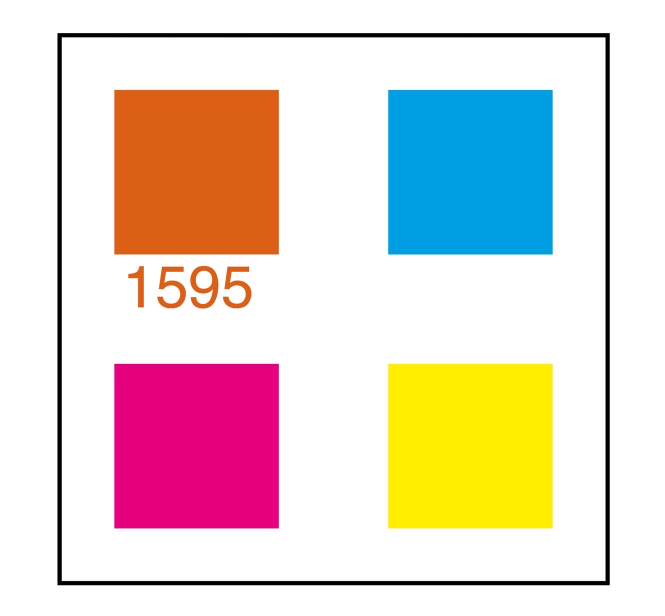
#> input picture IMG_8313.JPG, 1329 x 1231 px (shown at 1/2 size)
$ python -i k_frame_detector.py   (imports and definitions only)
#> lines starting #> are read from the running program, lines starting #| are printed output that depends on the picture; after the words box and inside, x2 and y2 are one past the last pixel; in counts of white or black regions, pixels touching at a corner belong together
#> further down, picture is the input picture: shape (1231, 1329, 3); mean B, G, R 205.3, 213.5, 227.9
### color_registration_analysis.py
#!/usr/bin/env python3
# -*- coding: utf-8 -*-
"""
Color registration analysis helper functions
"""

import cv2
import numpy as np
from typing import Tuple, Optional


def order_points(pts: np.ndarray) -> np.ndarray:
    """Order 4 points as [top-left, top-right, bottom-right, bottom-left]."""
    rect = np.zeros((4, 2), dtype="float32")
    s = pts.sum(axis=1)
    diff = np.diff(pts, axis=1)

    rect[0] = pts[np.argmin(s)]      # top-left
    rect[2] = pts[np.argmax(s)]      # bottom-right
    rect[1] = pts[np.argmin(diff)]   # top-right
    rect[3] = pts[np.argmax(diff)]   # bottom-left
    return rect


# [42 lines left out: function extract_marker, not called in this run]


def pixel_to_bottom_left_coord(x_px: float, y_px: float, image_height_px: int) -> Tuple[float, float]:
    """Convert pixel coordinates (top-left origin) to bottom-left origin."""
    return float(x_px), float(image_height_px - y_px)


# [47 lines left out: functions detect_square_corners, detect_bottom_left, not called in this run]

### gui/k_frame_detector.py
#!/usr/bin/env python3
# -*- coding: utf-8 -*-
"""
K frame (registration square) detection — shape-based quadrilateral finder.

Used by the main analyzer and the batch K-frame preview tool.
"""

from __future__ import annotations

import cv2
import numpy as np

from color_registration_analysis import order_points


# [32 lines left out: functions _normalized, _edge_support_score, not called in this run]


def _clamp_square_by_short_edge(pts: np.ndarray, max_diff_px: float = 15.0) -> np.ndarray:
    """
    If edge-length spread exceeds max_diff_px, rebuild as a square using the shortest
    side length, anchored at the touching corner (top-left in ordered points).
    """
    p = order_points(pts.astype(np.float32))
    lengths = [float(np.linalg.norm(p[(i + 1) % 4] - p[i])) for i in range(4)]
    min_len = min(lengths)
    max_len = max(lengths)
    if (max_len - min_len) <= max_diff_px:
        return p

    # Anchor at p0 and clamp both adjacent sides to shortest length.
    u = _normalized(p[1] - p[0])  # top edge direction
    v = _normalized(p[3] - p[0])  # left edge direction
    if float(np.linalg.norm(u)) < 1e-6 or float(np.linalg.norm(v)) < 1e-6:
        return p

    p0 = p[0]
    side = float(min_len)
    p1 = p0 + u * side
    p3 = p0 + v * side
    p2 = p1 + (p3 - p0)
    return order_points(np.array([p0, p1, p2, p3], dtype=np.float32))


# [116 lines left out: function _reconstruct_square_from_orthogonal_lines, not called in this run]


def detect_k_frame_box(img: np.ndarray) -> np.ndarray | None:
    """
    Detect K frame box (square frame) using shape-based criteria.

    Uses grayscale + blur + Canny edges to find external contours, then
    selects the best square candidate based on:
    - 4 vertices (quadrilateral)
    - convex
    - sufficiently large area
    - near-square aspect ratio
    - closer to the image center

    Returns:
        np.ndarray | None: 4 corner points [top-left, top-right, bottom-right, bottom-left], or None
    """
    if img is None or img.size == 0:
        return None

    h, w = img.shape[:2]
#> h = 1231; w = 1329
    img_area = float(h * w)
#> img_area = 1635999

    gray = cv2.cvtColor(img, cv2.COLOR_BGR2GRAY)
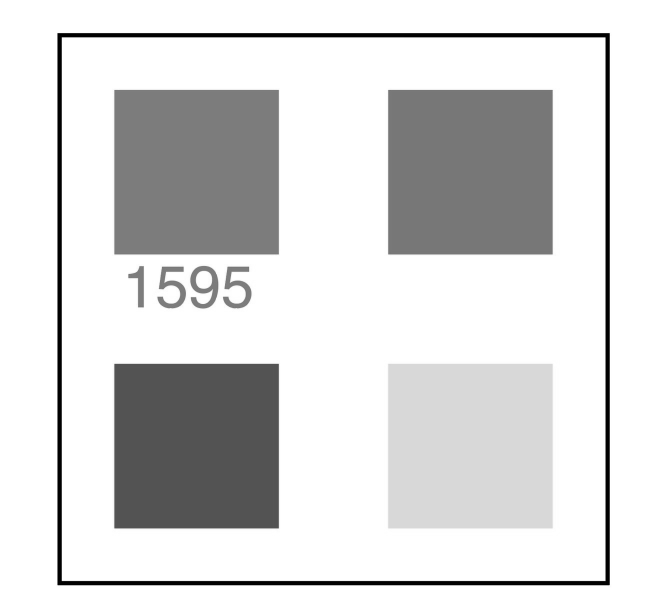
#> gray: shape (1231, 1329) (shown at 1/2 size); min 0, max 255, mean 216.9
    # Dotted halftone suppression: preserve strong frame edges while reducing micro-dot texture.
    gray = cv2.medianBlur(gray, 3)
    gray = cv2.bilateralFilter(gray, 7, 40, 40)
    gray = cv2.GaussianBlur(gray, (5, 5), 0)

    # Extra channels to handle color overlaps on black lines.
    # - LAB L channel is robust to chroma changes
    # - HSV V channel captures intensity changes even when hue/sat vary
    lab_l = cv2.cvtColor(img, cv2.COLOR_BGR2LAB)[:, :, 0]
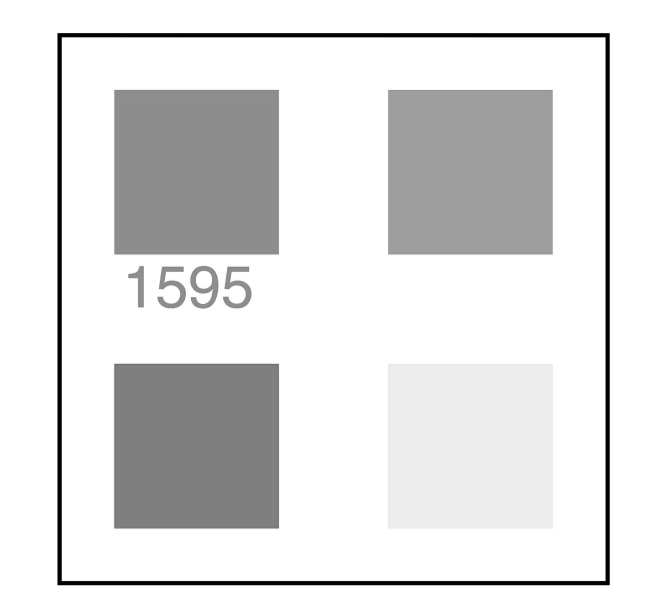
#> lab_l: shape (1231, 1329) (shown at 1/2 size); min 0, max 255, mean 224.9
    lab_l = cv2.medianBlur(lab_l, 3)
    lab_l = cv2.bilateralFilter(lab_l, 7, 40, 40)
    lab_l = cv2.GaussianBlur(lab_l, (5, 5), 0)
    hsv = cv2.cvtColor(img, cv2.COLOR_BGR2HSV)
#> hsv: shape (1231, 1329, 3); mean H, S, V 22.7, 66.9, 242.9
    hsv_v = hsv[:, :, 2]
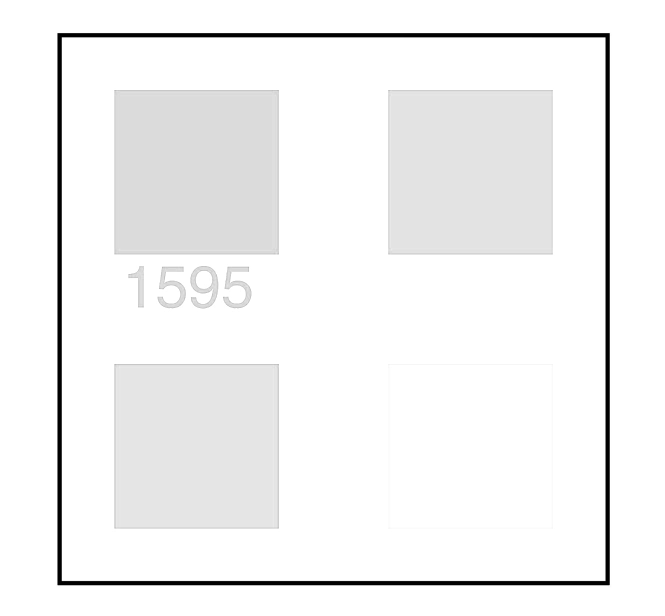
#> hsv_v: shape (1231, 1329) (shown at 1/2 size); min 0, max 255, mean 242.9
    hsv_v = cv2.medianBlur(hsv_v, 3)
    hsv_v = cv2.bilateralFilter(hsv_v, 7, 40, 40)
    hsv_v = cv2.GaussianBlur(hsv_v, (5, 5), 0)

    # Black-ish line prior mask (low saturation + low value) helps when colored patches overlap.
    # Keep this permissive; it is used as an extra edge source, not a hard segmentation.
    black_mask = cv2.inRange(hsv, np.array([0, 0, 0], dtype=np.uint8), np.array([180, 95, 115], dtype=np.uint8))
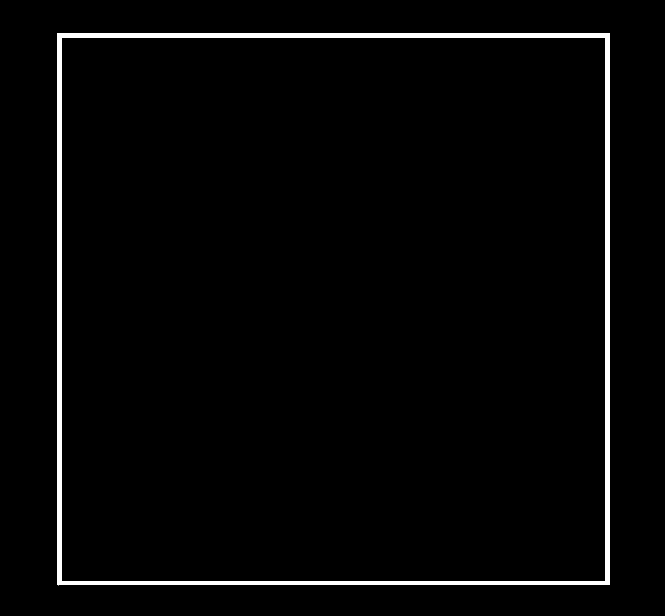
#> black_mask: shape (1231, 1329) (shown at 1/2 size); 2.2% white; 1 white region, box (x1, y1, x2, y2) and area: (115, 66, 1219, 1171) 36166
    black_mask = cv2.morphologyEx(
        black_mask,
        cv2.MORPH_OPEN,
        cv2.getStructuringElement(cv2.MORPH_ELLIPSE, (3, 3)),
        iterations=1,
    )
#> black_mask: shape (1231, 1329); 2.2% white; 1 white region, box (x1, y1, x2, y2) and area: (115, 66, 1219, 1171) 36162

    # Notes on robustness:
    # - Small gaps in contours are common for thin frames; we aggressively apply morphological closing
    #   to connect edges before contour extraction.
    # - Thin square frames can have very small contour area vs bounding rect area; we score using the
    #   min-area rectangle and do NOT require a high fill ratio.
    strategies = [
        {
            "name": "canny_cfg3",
            "mode": "canny",
            "canny1": 30,
            "canny2": 120,
            "min_area_ratio": 0.01,
            "aspect_min": 0.70,
            "aspect_max": 1.30,
            "close_ksize": 5,
            "close_iter": 2,
        },
        {
            "name": "canny_soft",
            "mode": "canny",
            "canny1": 20,
            "canny2": 80,
            "min_area_ratio": 0.008,
            "aspect_min": 0.65,
            "aspect_max": 1.35,
            "close_ksize": 7,
            "close_iter": 2,
        },
        {
            "name": "adaptive",
            "mode": "adaptive",
            "min_area_ratio": 0.008,
            "aspect_min": 0.65,
            "aspect_max": 1.35,
            "close_ksize": 7,
            "close_iter": 2,
        },
    ]

    kernel3 = np.ones((3, 3), np.uint8)

    for cfg in strategies:
        close_k = max(3, int(cfg.get("close_ksize", 5)))
        close_kernel = cv2.getStructuringElement(cv2.MORPH_RECT, (close_k, close_k))

        if cfg["mode"] == "canny":
            # Combine edges from multiple luminance-like channels so colored overlaps
            # don't erase the black-frame boundary.
            e0 = cv2.Canny(gray, cfg["canny1"], cfg["canny2"])
            e1 = cv2.Canny(lab_l, cfg["canny1"], cfg["canny2"])
            e2 = cv2.Canny(hsv_v, cfg["canny1"], cfg["canny2"])
            e3 = cv2.Canny(black_mask, 20, 80)
            edges = cv2.bitwise_or(cv2.bitwise_or(e0, e1), cv2.bitwise_or(e2, e3))
            # Thicken and close tiny gaps so open contours become closed.
            edges = cv2.dilate(edges, kernel3, iterations=2)
            edges = cv2.morphologyEx(edges, cv2.MORPH_CLOSE, close_kernel, iterations=int(cfg.get("close_iter", 2)))
            # One more close pass helps when edges are very thin / broken.
            edges = cv2.morphologyEx(edges, cv2.MORPH_CLOSE, kernel3, iterations=1)
            bin_img = edges
        else:
            bin_img = cv2.adaptiveThreshold(
                gray,
                255,
                cv2.ADAPTIVE_THRESH_GAUSSIAN_C,
                cv2.THRESH_BINARY_INV,
                11,
                2,
            )
            bin_img = cv2.morphologyEx(bin_img, cv2.MORPH_CLOSE, close_kernel, iterations=int(cfg.get("close_iter", 2)))
            bin_img = cv2.morphologyEx(bin_img, cv2.MORPH_OPEN, kernel3, iterations=1)

        contours, _ = cv2.findContours(bin_img, cv2.RETR_EXTERNAL, cv2.CHAIN_APPROX_SIMPLE)
        if not contours:
            continue

        candidates: list[tuple[float, np.ndarray]] = []

        for c in contours:
            peri = cv2.arcLength(c, True)
            if peri < 1e-3:
                continue

            # Use minAreaRect so we can still get a stable 4-corner rectangle even when
            # the contour is imperfect (e.g., thin frame, small gaps).
            rect = cv2.minAreaRect(c)
            (rcx, rcy), (rw, rh), _angle = rect
            rw = float(rw)
            rh = float(rh)
            if rw < 1.0 or rh < 1.0:
                continue

            rect_area = rw * rh
            if rect_area < cfg["min_area_ratio"] * img_area:
                continue
            box = cv2.boxPoints(rect).astype("float32")
            x_min = float(np.min(box[:, 0]))
            y_min = float(np.min(box[:, 1]))
            x_max = float(np.max(box[:, 0]))
            y_max = float(np.max(box[:, 1]))
            border_margin = 3.0
            if (
                x_min <= border_margin
                or y_min <= border_margin
                or x_max >= (w - 1 - border_margin)
                or y_max >= (h - 1 - border_margin)
            ):
                continue

            aspect = max(rw, rh) / min(rw, rh)
            # Hard constraint: it must still be reasonably square-ish.
            if not (cfg["aspect_min"] <= aspect <= cfg["aspect_max"]):
                continue

            # Thin frames have low fill ratio; allow wide range but reject extreme noise.
            cnt_area = float(cv2.contourArea(c))
            fill_ratio = cnt_area / rect_area if rect_area > 1e-6 else 0.0
            if fill_ratio < 0.01 or fill_ratio > 1.20:
                continue

            dist_norm = np.hypot(rcx - w / 2.0, rcy - h / 2.0) / max(h, w)

            # Prefer perfect squares strongly (aspect ~= 1.0).
            square_bonus = 1.0 / (1.0 + 8.0 * abs(aspect - 1.0))

            # Prefer shapes whose perimeter roughly matches a rectangle's perimeter.
            rect_peri = 2.0 * (rw + rh)
            peri_match = 1.0 / (1.0 + abs(peri - rect_peri) / max(rect_peri, 1e-6))

            score = rect_area * (1.0 - dist_norm) * square_bonus * peri_match

            candidates.append((score, box))

        if candidates:
            _, best_pts = max(candidates, key=lambda x: x[0])
            rect = _clamp_square_by_short_edge(order_points(best_pts), max_diff_px=15.0)
            return rect

        # Fallback: recover square from two touching near-orthogonal lines.
        recovered = _reconstruct_square_from_orthogonal_lines(bin_img, img.shape, float(cfg["min_area_ratio"]))
        if recovered is not None:
            return _clamp_square_by_short_edge(recovered, max_diff_px=15.0)
#> this loop made 1 pass
#> pass 1, in detect_k_frame_box, `e2 = cv2.Canny(hsv_v, cfg["canny1"], cfg["canny2"])`:
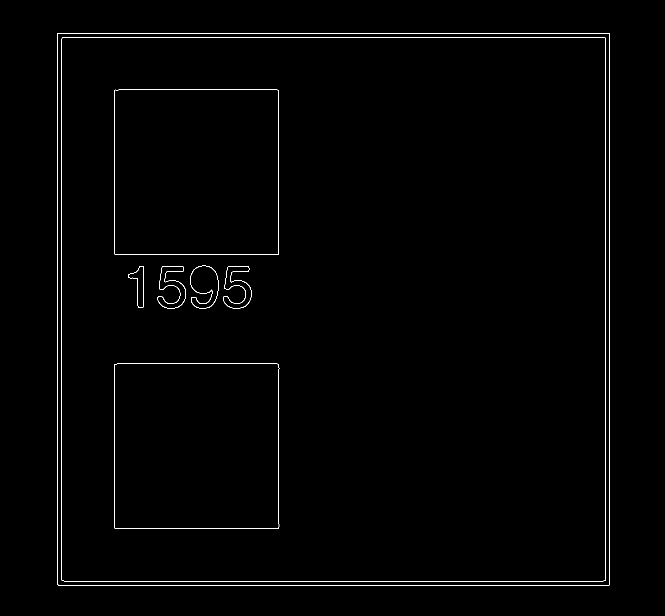
#> e2: shape (1231, 1329) (shown at 1/2 size); 0.79% white in thin lines or dots, all inside (x1, y1, x2, y2) = (114, 66, 1220, 1171)
#> pass 1, in detect_k_frame_box, `e3 = cv2.Canny(black_mask, 20, 80)`:
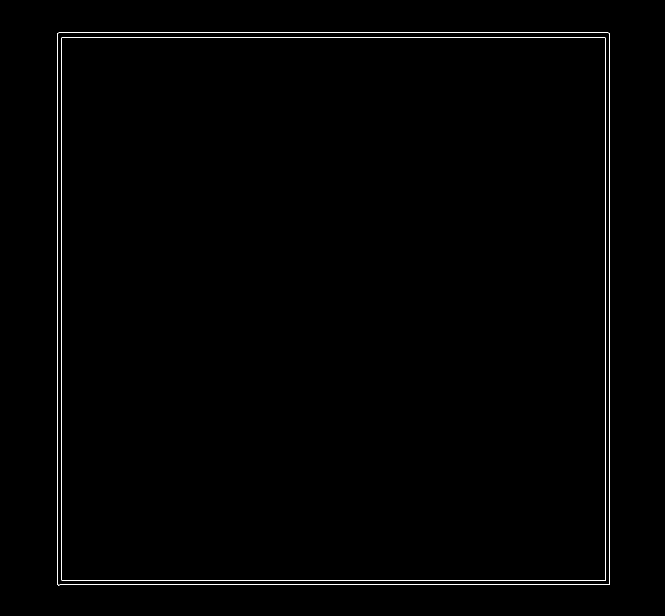
#> e3: shape (1231, 1329) (shown at 1/2 size); 0.54% white in thin lines or dots, all inside (x1, y1, x2, y2) = (114, 65, 1219, 1171)
#> after the loop:
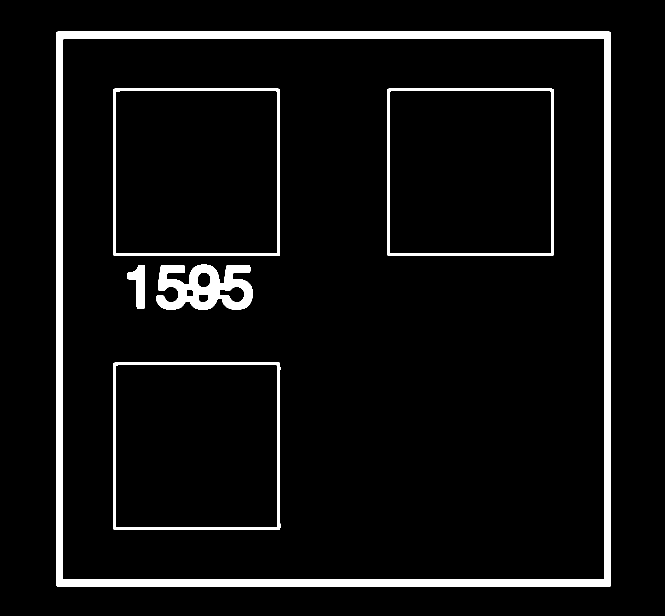
#> bin_img: shape (1231, 1329) (shown at 1/2 size); 5.8% white; 6 white regions, box (x1, y1, x2, y2) and area: (112, 63, 1222, 1173) 61368, (313, 529, 506, 620) 10710, (226, 725, 561, 1060) 6929, (226, 177, 560, 512) 6909, (774, 177, 1108, 512) 6588, (254, 530, 290, 618) 1751

    return None


# [14 lines left out: function draw_k_frame_overlay, not called in this run]

>>> import cv2
>>> picture = cv2.imread('../IMG_8313.JPG')
>>> result = detect_k_frame_box(picture)
#> result = [[112, 63], [1221, 63], [1221, 1172], [112, 1172]]
